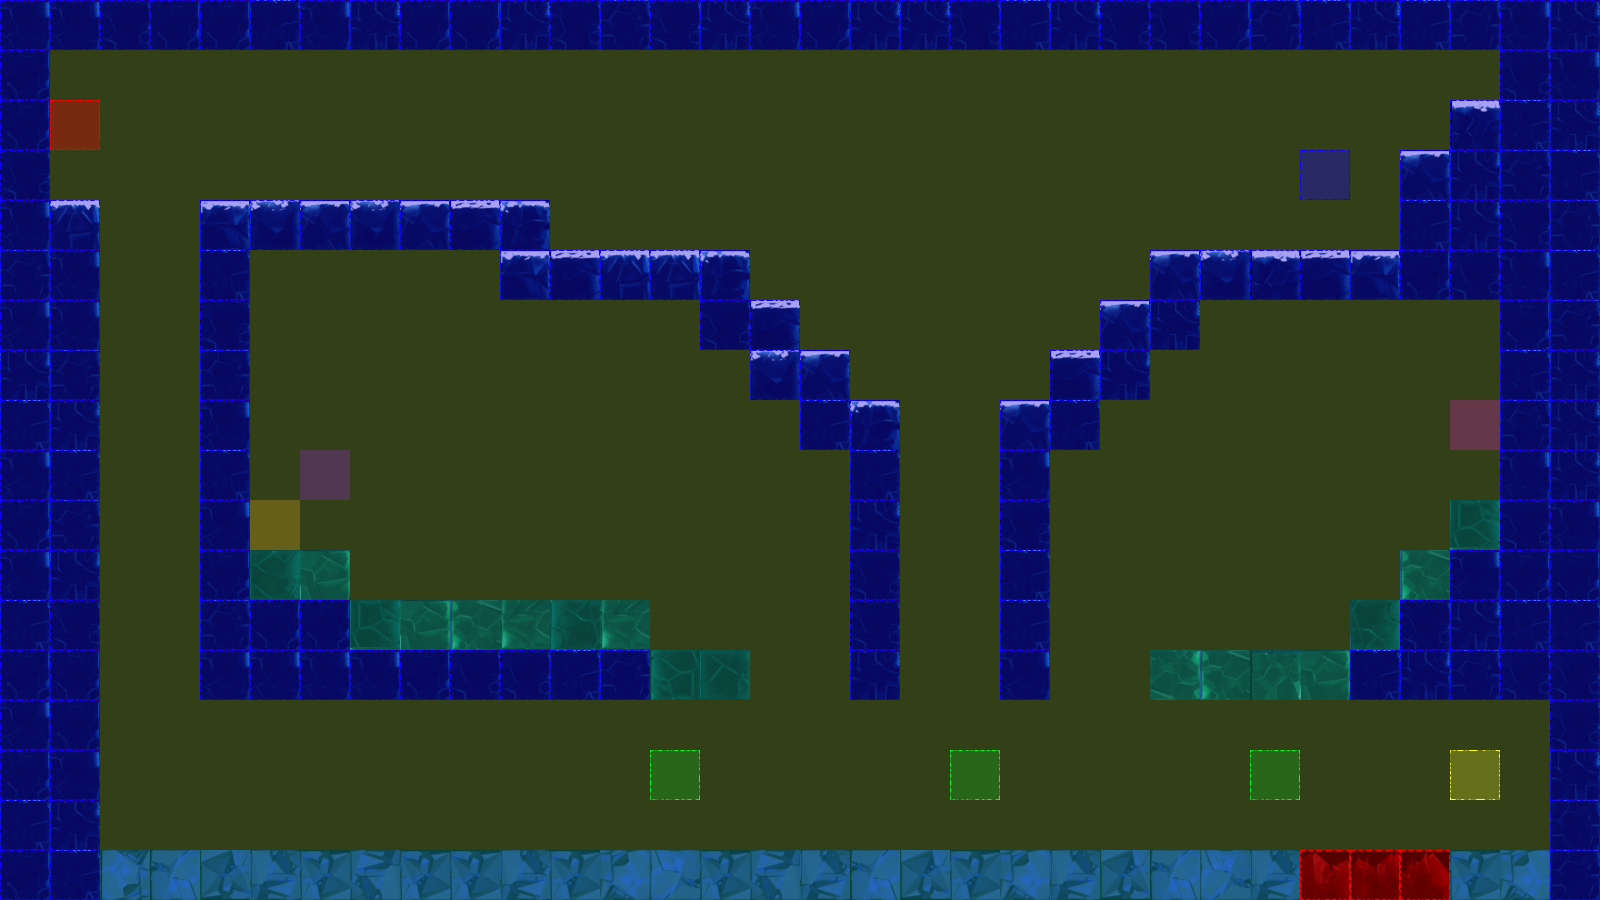

Tiled map render using the project's own tile images. Description and the map definition, with tile-layer contents summarised, below:
An orthogonal 32x18 tile map with 50x50 px tiles, 3 tile layers (terrain, collision, event), 2 tilesets.

<map version="1.0" orientation="orthogonal" renderorder="left-up" width="32" height="18" tilewidth="50" tileheight="50" nextobjectid="3">
 <tileset firstgid="1" name="frozenPlainsTile" tilewidth="50" tileheight="50" tilecount="50" columns="10">
  <image source="tiles/iceTile.png" width="500" height="251" />
 </tileset>
 <tileset firstgid="51" name="collisionTile" tilewidth="50" tileheight="50" tilecount="12" columns="3">
  <image source="tiles/collisionTile.png" width="150" height="200" />
 </tileset>
 <layer name="terrain" width="32" height="18">
  <data>[576 cells, 210 non-empty, 35 distinct tile ids]</data>
 </layer>
 <layer name="collision" width="32" height="18">
  <data>[576 cells, 576 non-empty, 4 distinct tile ids]</data>
 </layer>
 <layer name="event" width="32" height="18">
  <data>[576 cells, 9 non-empty, 7 distinct tile ids]</data>
 </layer>
</map>
